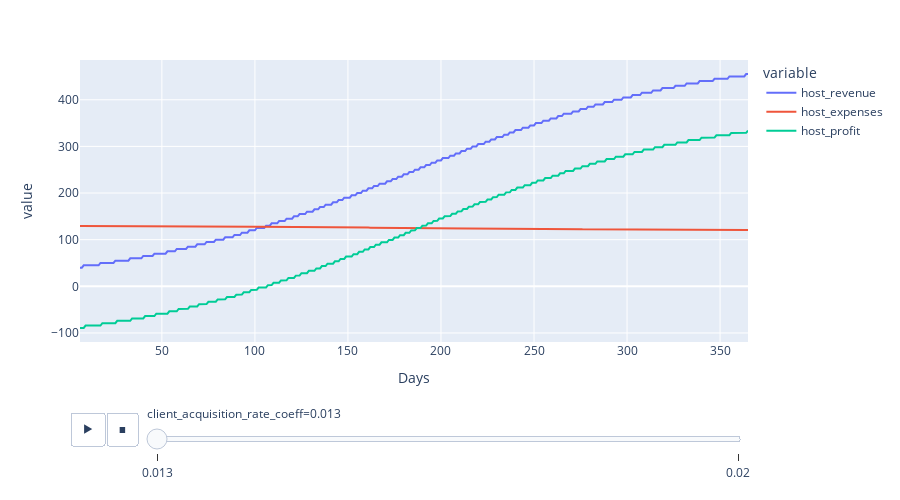

Here is the notebook cell this chart was saved with:
### Code cell
fig_df = df.query('avg_client_allocation == 10')

fig = px.line(
    fig_df,
    x='Days',
    y=['host_revenue', 'host_expenses', 'host_profit'],
    height=500,
    animation_frame='client_acquisition_rate_coeff'
)

fig.show()

### Figure 1 — Plotly figure (JSON) as saved in the notebook; plotly's stock layout.template omitted (floating-point values rounded to 4 significant figures; data arrays with more than 128 entries replaced by an {"elided": "..."} marker saying what was removed)
{"data": [{"hovertemplate": "variable=host_revenue<br>client_acquisition_rate_coeff=0.013<br>Days=%{x}<br>value=%{y}<extra></extra>", "legendgroup": "host_revenue", "line": {"color": "#636efa", "dash": "solid"}, "mode": "lines", "name": "host_revenue", "orientation": "v", "showlegend": true, "type": "scatter", "x": {"elided": "360 int values"}, "xaxis": "x", "y": {"elided": "360 int values"}, "yaxis": "y"}, {"hovertemplate": "variable=host_expenses<br>client_acquisition_rate_coeff=0.013<br>Days=%{x}<br>value=%{y}<extra></extra>", "legendgroup": "host_expenses", "line": {"color": "#EF553B", "dash": "solid"}, "mode": "lines", "name": "host_expenses", "orientation": "v", "showlegend": true, "type": "scatter", "x": {"elided": "360 int values"}, "xaxis": "x", "y": {"elided": "360 float values"}, "yaxis": "y"}, {"hovertemplate": "variable=host_profit<br>client_acquisition_rate_coeff=0.013<br>Days=%{x}<br>value=%{y}<extra></extra>", "legendgroup": "host_profit", "line": {"color": "#00cc96", "dash": "solid"}, "mode": "lines", "name": "host_profit", "orientation": "v", "showlegend": true, "type": "scatter", "x": {"elided": "360 int values"}, "xaxis": "x", "y": {"elided": "360 float values"}, "yaxis": "y"}], "layout": {"height": 500, "legend": {"title": {"text": "variable"}, "tracegroupgap": 0}, "margin": {"t": 60}, "sliders": [{"active": 0, "currentvalue": {"prefix": "client_acquisition_rate_coeff="}, "len": 0.9, "pad": {"b": 10, "t": 60}, "steps": [{"args": [["0.013"], {"frame": {"duration": 0, "redraw": false}, "fromcurrent": true, "mode": "immediate", "transition": {"duration": 0, "easing": "linear"}}], "label": "0.013", "method": "animate"}, {"args": [["0.02"], {"frame": {"duration": 0, "redraw": false}, "fromcurrent": true, "mode": "immediate", "transition": {"duration": 0, "easing": "linear"}}], "label": "0.02", "method": "animate"}], "x": 0.1, "xanchor": "left", "y": 0, "yanchor": "top"}], "updatemenus": [{"buttons": [{"args": [null, {"frame": {"duration": 500, "redraw": false}, "fromcurrent": true, "mode": "immediate", "transition": {"duration": 500, "easing": "linear"}}], "label": "&#9654;", "method": "animate"}, {"args": [[null], {"frame": {"duration": 0, "redraw": false}, "fromcurrent": true, "mode": "immediate", "transition": {"duration": 0, "easing": "linear"}}], "label": "&#9724;", "method": "animate"}], "direction": "left", "pad": {"r": 10, "t": 70}, "showactive": false, "type": "buttons", "x": 0.1, "xanchor": "right", "y": 0, "yanchor": "top"}], "xaxis": {"anchor": "y", "domain": [0, 1], "title": {"text": "Days"}}, "yaxis": {"anchor": "x", "domain": [0, 1], "title": {"text": "value"}}}}
